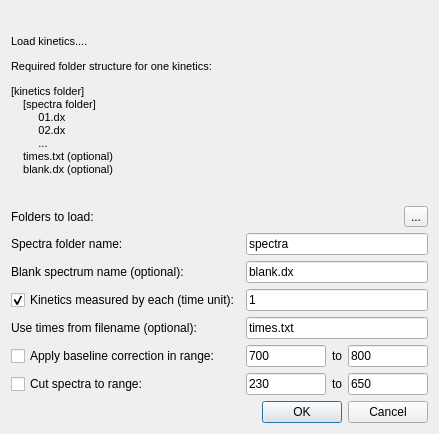
<?xml version="1.0" encoding="UTF-8"?>
<ui version="4.0">
 <class>Dialog</class>
 <widget class="QDialog" name="Dialog">
  <property name="geometry">
   <rect>
    <x>0</x>
    <y>0</y>
    <width>439</width>
    <height>434</height>
   </rect>
  </property>
  <property name="windowTitle">
   <string>Dialog</string>
  </property>
  <layout class="QGridLayout" name="gridLayout_2">
   <item row="0" column="0">
    <layout class="QVBoxLayout" name="verticalLayout">
     <item>
      <widget class="QLabel" name="label">
       <property name="text">
        <string>&lt;!DOCTYPE HTML PUBLIC &quot;-//W3C//DTD HTML 4.0//EN&quot; &quot;http://www.w3.org/TR/REC-html40/strict.dtd&quot;&gt;
&lt;html&gt;&lt;head&gt;&lt;meta name=&quot;qrichtext&quot; content=&quot;1&quot; /&gt;&lt;style type=&quot;text/css&quot;&gt;
p, li { white-space: pre-wrap; }
&lt;/style&gt;&lt;/head&gt;&lt;body style=&quot; font-family:'MS Shell Dlg 2'; font-size:8pt; font-weight:400; font-style:normal;&quot;&gt;
&lt;p style=&quot; margin-top:12px; margin-bottom:12px; margin-left:0px; margin-right:0px; -qt-block-indent:0; text-indent:0px;&quot;&gt;Load kinetics....&lt;/p&gt;
&lt;p style=&quot; margin-top:12px; margin-bottom:12px; margin-left:0px; margin-right:0px; -qt-block-indent:0; text-indent:0px;&quot;&gt;Required folder structure for one kinetics:&lt;/p&gt;
&lt;p style=&quot; margin-top:12px; margin-bottom:12px; margin-left:0px; margin-right:0px; -qt-block-indent:0; text-indent:0px;&quot;&gt;[kinetics folder]&lt;span style=&quot; font-family:'JetBrains Mono,monospace'; color:#629755;&quot;&gt;&lt;br /&gt;    &lt;/span&gt;&lt;span style=&quot; font-family:'JetBrains Mono,monospace'; color:#000000;&quot;&gt;[spectra folder]&lt;br /&gt;         01.dx&lt;br /&gt;         02.dx&lt;br /&gt;         ...&lt;br /&gt;    times.txt (optional)&lt;br /&gt;    blank.dx (optional)&lt;/span&gt;&lt;/p&gt;&lt;/body&gt;&lt;/html&gt;</string>
       </property>
       <property name="wordWrap">
        <bool>true</bool>
       </property>
      </widget>
     </item>
     <item>
      <layout class="QHBoxLayout" name="horizontalLayout_3">
       <item>
        <widget class="QLabel" name="label_4">
         <property name="text">
          <string>Folders to load:</string>
         </property>
        </widget>
       </item>
       <item>
        <widget class="QToolButton" name="btnChooseDirs">
         <property name="text">
          <string>...</string>
         </property>
        </widget>
       </item>
      </layout>
     </item>
     <item>
      <layout class="QGridLayout" name="lwGridLayout"/>
     </item>
     <item>
      <layout class="QGridLayout" name="gridLayout">
       <item row="2" column="0">
        <widget class="QLabel" name="label_2">
         <property name="text">
          <string>Blank spectrum name (optional):</string>
         </property>
        </widget>
       </item>
       <item row="1" column="1">
        <widget class="QLineEdit" name="leSpectra">
         <property name="text">
          <string>spectra</string>
         </property>
        </widget>
       </item>
       <item row="1" column="0">
        <widget class="QLabel" name="label_3">
         <property name="text">
          <string>Spectra folder name:</string>
         </property>
        </widget>
       </item>
       <item row="2" column="1">
        <widget class="QLineEdit" name="leBlank">
         <property name="text">
          <string>blank.dx</string>
         </property>
        </widget>
       </item>
       <item row="7" column="0" colspan="2">
        <widget class="QDialogButtonBox" name="buttonBox">
         <property name="orientation">
          <enum>Qt::Horizontal</enum>
         </property>
         <property name="standardButtons">
          <set>QDialogButtonBox::Cancel|QDialogButtonBox::Ok</set>
         </property>
        </widget>
       </item>
       <item row="4" column="1">
        <widget class="QLineEdit" name="leTimes">
         <property name="text">
          <string>times.txt</string>
         </property>
        </widget>
       </item>
       <item row="6" column="0">
        <widget class="QCheckBox" name="cbCut">
         <property name="text">
          <string>Cut spectra to range:</string>
         </property>
         <property name="checked">
          <bool>false</bool>
         </property>
        </widget>
       </item>
       <item row="5" column="0">
        <widget class="QCheckBox" name="cbBCorr">
         <property name="text">
          <string>Apply baseline correction in range:</string>
         </property>
         <property name="checked">
          <bool>false</bool>
         </property>
        </widget>
       </item>
       <item row="4" column="0">
        <widget class="QLabel" name="label_5">
         <property name="text">
          <string>Use times from filename (optional):</string>
         </property>
        </widget>
       </item>
       <item row="3" column="1">
        <widget class="QLineEdit" name="leTimeUnit">
         <property name="text">
          <string>1</string>
         </property>
        </widget>
       </item>
       <item row="3" column="0">
        <widget class="QCheckBox" name="cbKineticsMeasuredByEach">
         <property name="text">
          <string>Kinetics measured by each (time unit):</string>
         </property>
         <property name="checked">
          <bool>true</bool>
         </property>
        </widget>
       </item>
       <item row="5" column="1">
        <layout class="QHBoxLayout" name="horizontalLayout">
         <item>
          <widget class="QLineEdit" name="leBCorr0">
           <property name="text">
            <string>700</string>
           </property>
          </widget>
         </item>
         <item>
          <widget class="QLabel" name="label_6">
           <property name="text">
            <string>to</string>
           </property>
          </widget>
         </item>
         <item>
          <widget class="QLineEdit" name="leBCorr1">
           <property name="text">
            <string>800</string>
           </property>
          </widget>
         </item>
        </layout>
       </item>
       <item row="6" column="1">
        <layout class="QHBoxLayout" name="horizontalLayout_2">
         <item>
          <widget class="QLineEdit" name="leCut0">
           <property name="text">
            <string>230</string>
           </property>
          </widget>
         </item>
         <item>
          <widget class="QLabel" name="label_7">
           <property name="text">
            <string>to</string>
           </property>
          </widget>
         </item>
         <item>
          <widget class="QLineEdit" name="leCut1">
           <property name="text">
            <string>650</string>
           </property>
          </widget>
         </item>
        </layout>
       </item>
      </layout>
     </item>
    </layout>
   </item>
  </layout>
 </widget>
 <resources/>
 <connections>
  <connection>
   <sender>buttonBox</sender>
   <signal>accepted()</signal>
   <receiver>Dialog</receiver>
   <slot>accept()</slot>
   <hints>
    <hint type="sourcelabel">
     <x>248</x>
     <y>254</y>
    </hint>
    <hint type="destinationlabel">
     <x>157</x>
     <y>274</y>
    </hint>
   </hints>
  </connection>
  <connection>
   <sender>buttonBox</sender>
   <signal>rejected()</signal>
   <receiver>Dialog</receiver>
   <slot>reject()</slot>
   <hints>
    <hint type="sourcelabel">
     <x>316</x>
     <y>260</y>
    </hint>
    <hint type="destinationlabel">
     <x>286</x>
     <y>274</y>
    </hint>
   </hints>
  </connection>
 </connections>
</ui>
